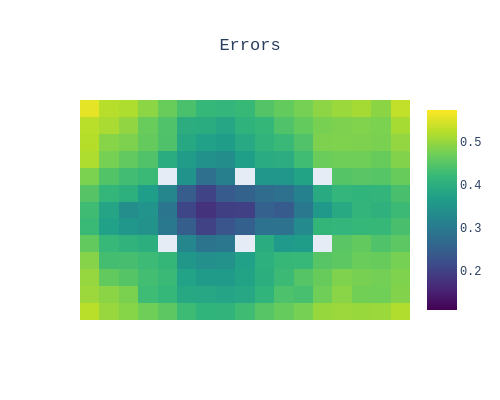

Notebook source saved alongside this figure:
### Code cell
fig = EFS.error_map(HDs=False, scale='viridis')

### Figure 1 — Plotly figure (JSON) as saved in the notebook; plotly's stock layout.template omitted (floating-point values rounded to 4 significant figures; data arrays with more than 128 entries replaced by an {"elided": "..."} marker saying what was removed)
{"data": [{"colorscale": [[0, "#440154"], [0.1111, "#482878"], [0.2222, "#3e4989"], [0.3333, "#31688e"], [0.4444, "#26828e"], [0.5556, "#1f9e89"], [0.6667, "#35b779"], [0.7778, "#6ece58"], [0.8889, "#b5de2b"], [1, "#fde725"]], "type": "heatmap", "z": {"elided": "13x17 float values"}, "zmax": 0.5743, "zmin": 0.1086}], "layout": {"font": {"family": "Courier New"}, "height": 400, "title": {"text": "Errors", "x": 0.5}, "width": 500, "xaxis": {"showticklabels": false}, "yaxis": {"autorange": "reversed", "showticklabels": false}}}
